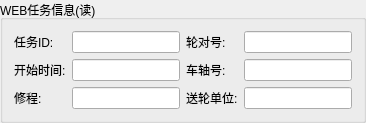
              <widget class="QGroupBox" name="groupBox_Task_Info">
               <property name="title">
                <string>WEB任务信息(读)</string>
               </property>
               <layout class="QGridLayout" name="gridLayout_21">
                <item row="0" column="0">
                 <widget class="QLabel" name="label_120_TaskID">
                  <property name="sizePolicy">
                   <sizepolicy hsizetype="Maximum" vsizetype="Preferred">
                    <horstretch>0</horstretch>
                    <verstretch>0</verstretch>
                   </sizepolicy>
                  </property>
                  <property name="text">
                   <string>任务ID:</string>
                  </property>
                 </widget>
                </item>
                <item row="0" column="11">
                 <widget class="QLabel" name="label_120_Wheelset">
                  <property name="sizePolicy">
                   <sizepolicy hsizetype="Maximum" vsizetype="Preferred">
                    <horstretch>0</horstretch>
                    <verstretch>0</verstretch>
                   </sizepolicy>
                  </property>
                  <property name="text">
                   <string>轮对号:</string>
                  </property>
                 </widget>
                </item>
                <item row="0" column="1">
                 <widget class="QLineEdit" name="r_Pre_Scan_120_TaskID">
                  <property name="sizePolicy">
                   <sizepolicy hsizetype="Preferred" vsizetype="Fixed">
                    <horstretch>0</horstretch>
                    <verstretch>0</verstretch>
                   </sizepolicy>
                  </property>
                  <property name="maximumSize">
                   <size>
                    <width>16777215</width>
                    <height>16777215</height>
                   </size>
                  </property>
                  <property name="readOnly">
                   <bool>true</bool>
                  </property>
                 </widget>
                </item>
                <item row="1" column="0">
                 <widget class="QLabel" name="label_120_StartTime">
                  <property name="sizePolicy">
                   <sizepolicy hsizetype="Maximum" vsizetype="Preferred">
                    <horstretch>0</horstretch>
                    <verstretch>0</verstretch>
                   </sizepolicy>
                  </property>
                  <property name="text">
                   <string>开始时间:</string>
                  </property>
                 </widget>
                </item>
                <item row="0" column="12">
                 <widget class="QLineEdit" name="r_Pre_Scan_120_Wheelset">
                  <property name="sizePolicy">
                   <sizepolicy hsizetype="Preferred" vsizetype="Fixed">
                    <horstretch>0</horstretch>
                    <verstretch>0</verstretch>
                   </sizepolicy>
                  </property>
                  <property name="maximumSize">
                   <size>
                    <width>16777215</width>
                    <height>16777215</height>
                   </size>
                  </property>
                  <property name="readOnly">
                   <bool>true</bool>
                  </property>
                 </widget>
                </item>
                <item row="1" column="1">
                 <widget class="QLineEdit" name="r_Pre_Scan_120_StartTime">
                  <property name="sizePolicy">
                   <sizepolicy hsizetype="Preferred" vsizetype="Fixed">
                    <horstretch>0</horstretch>
                    <verstretch>0</verstretch>
                   </sizepolicy>
                  </property>
                  <property name="maximumSize">
                   <size>
                    <width>16777215</width>
                    <height>16777215</height>
                   </size>
                  </property>
                  <property name="readOnly">
                   <bool>true</bool>
                  </property>
                 </widget>
                </item>
                <item row="1" column="12">
                 <widget class="QLineEdit" name="r_Pre_Scan_120_Axle">
                  <property name="sizePolicy">
                   <sizepolicy hsizetype="Preferred" vsizetype="Fixed">
                    <horstretch>0</horstretch>
                    <verstretch>0</verstretch>
                   </sizepolicy>
                  </property>
                  <property name="maximumSize">
                   <size>
                    <width>16777215</width>
                    <height>16777215</height>
                   </size>
                  </property>
                  <property name="readOnly">
                   <bool>true</bool>
                  </property>
                 </widget>
                </item>
                <item row="1" column="11">
                 <widget class="QLabel" name="label_120_Axle">
                  <property name="sizePolicy">
                   <sizepolicy hsizetype="Maximum" vsizetype="Preferred">
                    <horstretch>0</horstretch>
                    <verstretch>0</verstretch>
                   </sizepolicy>
                  </property>
                  <property name="text">
                   <string>车轴号:</string>
                  </property>
                 </widget>
                </item>
                <item row="2" column="0">
                 <widget class="QLabel" name="label_120_Repair">
                  <property name="sizePolicy">
                   <sizepolicy hsizetype="Maximum" vsizetype="Preferred">
                    <horstretch>0</horstretch>
                    <verstretch>0</verstretch>
                   </sizepolicy>
                  </property>
                  <property name="text">
                   <string>修程:</string>
                  </property>
                 </widget>
                </item>
                <item row="2" column="1">
                 <widget class="QLineEdit" name="r_Pre_Scan_120_Repair">
                  <property name="sizePolicy">
                   <sizepolicy hsizetype="Preferred" vsizetype="Fixed">
                    <horstretch>0</horstretch>
                    <verstretch>0</verstretch>
                   </sizepolicy>
                  </property>
                  <property name="maximumSize">
                   <size>
                    <width>16777215</width>
                    <height>16777215</height>
                   </size>
                  </property>
                  <property name="readOnly">
                   <bool>true</bool>
                  </property>
                 </widget>
                </item>
                <item row="2" column="11">
                 <widget class="QLabel" name="label_120_SendUnit">
                  <property name="sizePolicy">
                   <sizepolicy hsizetype="Maximum" vsizetype="Preferred">
                    <horstretch>0</horstretch>
                    <verstretch>0</verstretch>
                   </sizepolicy>
                  </property>
                  <property name="text">
                   <string>送轮单位:</string>
                  </property>
                 </widget>
                </item>
                <item row="2" column="12">
                 <widget class="QLineEdit" name="r_Pre_Scan_120_SendUnit">
                  <property name="sizePolicy">
                   <sizepolicy hsizetype="Preferred" vsizetype="Fixed">
                    <horstretch>0</horstretch>
                    <verstretch>0</verstretch>
                   </sizepolicy>
                  </property>
                  <property name="maximumSize">
                   <size>
                    <width>16777215</width>
                    <height>16777215</height>
                   </size>
                  </property>
                  <property name="readOnly">
                   <bool>true</bool>
                  </property>
                 </widget>
                </item>
               </layout>
              </widget>
